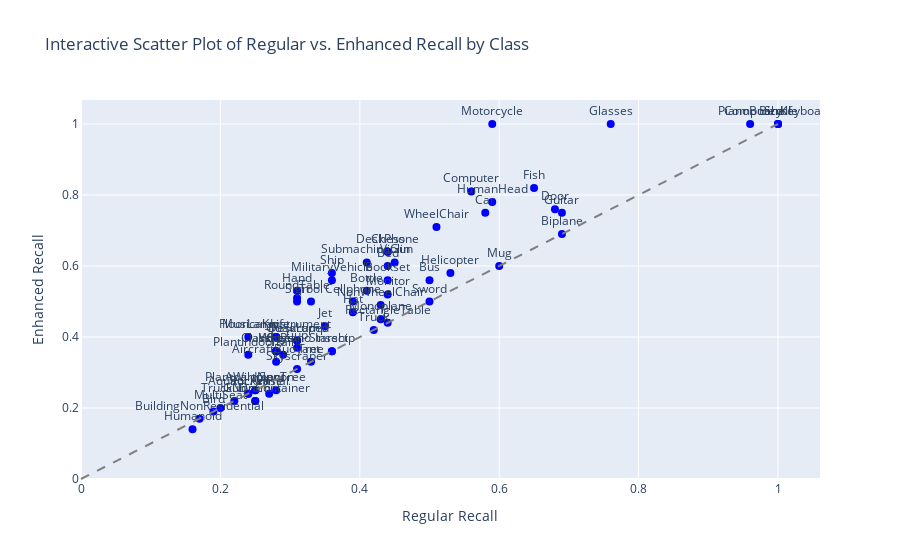

Notebook code for this chart:
### Markdown cell above
## Precision

### Code cell
import pandas as pd
import plotly.express as px

# Load data
data = pd.read_csv('outputs/eval/combined_recalls.csv')  # Make sure your CSV includes columns for class, regular_recall, and enhanced_recall

# Create the interactive scatter plot
fig = px.scatter(
    data,
    x='mean_recall_regular',
    y='mean_recall_enhanced',
    text='obj_class',  # Display class names on hover
    title='Interactive Scatter Plot of Regular vs. Enhanced Recall by Class'
)

# Add a line y=x for reference
fig.add_shape(
    type="line",
    x0=0, y0=0, x1=1, y1=1,
    line=dict(dash="dash", color="gray")
)

fig.update_traces(marker=dict(size=8, color='blue'), textposition='top center')
fig.update_layout(xaxis_title="Regular Recall", yaxis_title="Enhanced Recall")
fig.show()

### Figure 1 — Plotly figure (JSON) as saved in the notebook; plotly's stock layout.template omitted (floating-point values rounded to 4 significant figures)
{"data": [{"hovertemplate": "mean_recall_regular=%{x}<br>mean_recall_enhanced=%{y}<br>obj_class=%{text}<extra></extra>", "legendgroup": "", "marker": {"color": "blue", "size": 8, "symbol": "circle"}, "mode": "markers+text", "name": "", "orientation": "v", "showlegend": false, "text": ["AircraftBuoyant", "Apartment", "AquaticAnimal", "Bed", "Bicycle", "Biplane", "Bird", "Bookset", "Bottle", "BuildingNonResidential", "Bus", "Car", "Cellphone", "Chess", "City", "ClassicPiano", "Computer", "ComputerKeyboard", "Cup", "DeskLamp", "DeskPhone", "Door", "Drum", "Fish", "FloorLamp", "Glasses", "Guitar", "Gun", "Hand", "Hat", "Helicopter", "House", "HumanHead", "Humanoid", "Insect", "Jet", "Knife", "MilitaryVehicle", "Monitor", "Monoplane", "Motorcycle", "Mug", "MultiSeat", "Musical_Instrument", "NonWheelChair", "PianoBoard", "PlantIndoors", "PlantWildNonTree", "Quadruped", "RectangleTable", "Rocket", "RoundTable", "Shelf", "Ship", "Sign", "Skyscraper", "Spoon", "Starship", "SubmachineGun", "Sword", "Tool", "Train", "Tree", "Truck", "TruckNonContainer", "Vase", "Violin", "Wheel", "WheelChair"], "textposition": "top center", "type": "scatter", "x": [0.28, 0.25, 0.24, 0.44, 1, 0.69, 0.19, 0.44, 0.41, 0.17, 0.5, 0.58, 0.39, 0.44, 0.28, 0.28, 0.56, 1, 0.31, 0.31, 0.44, 0.68, 0.25, 0.65, 0.24, 0.76, 0.69, 0.22, 0.31, 0.39, 0.53, 0.28, 0.59, 0.16, 0.36, 0.35, 0.28, 0.36, 0.44, 0.43, 0.59, 0.6, 0.2, 0.28, 0.43, 0.96, 0.24, 0.25, 0.31, 0.44, 0.24, 0.31, 1, 0.36, 0.31, 0.31, 0.28, 0.36, 0.41, 0.5, 0.33, 0.29, 0.33, 0.42, 0.25, 0.27, 0.45, 0.28, 0.51], "xaxis": "x", "y": [0.33, 0.25, 0.24, 0.6, 1, 0.69, 0.19, 0.56, 0.53, 0.17, 0.56, 0.75, 0.5, 0.64, 0.36, 0.36, 0.81, 1, 0.37, 0.39, 0.64, 0.76, 0.22, 0.82, 0.4, 1, 0.75, 0.22, 0.53, 0.47, 0.58, 0.36, 0.78, 0.14, 0.36, 0.43, 0.4, 0.56, 0.52, 0.45, 1, 0.6, 0.2, 0.4, 0.49, 1, 0.35, 0.25, 0.39, 0.44, 0.24, 0.51, 1, 0.58, 0.5, 0.31, 0.25, 0.36, 0.61, 0.5, 0.5, 0.35, 0.33, 0.42, 0.22, 0.24, 0.61, 0.36, 0.71], "yaxis": "y"}], "layout": {"legend": {"tracegroupgap": 0}, "shapes": [{"line": {"color": "gray", "dash": "dash"}, "type": "line", "x0": 0, "x1": 1, "y0": 0, "y1": 1}], "title": {"text": "Interactive Scatter Plot of Regular vs. Enhanced Recall by Class"}, "xaxis": {"anchor": "y", "domain": [0, 1], "title": {"text": "Regular Recall"}}, "yaxis": {"anchor": "x", "domain": [0, 1], "title": {"text": "Enhanced Recall"}}}}
